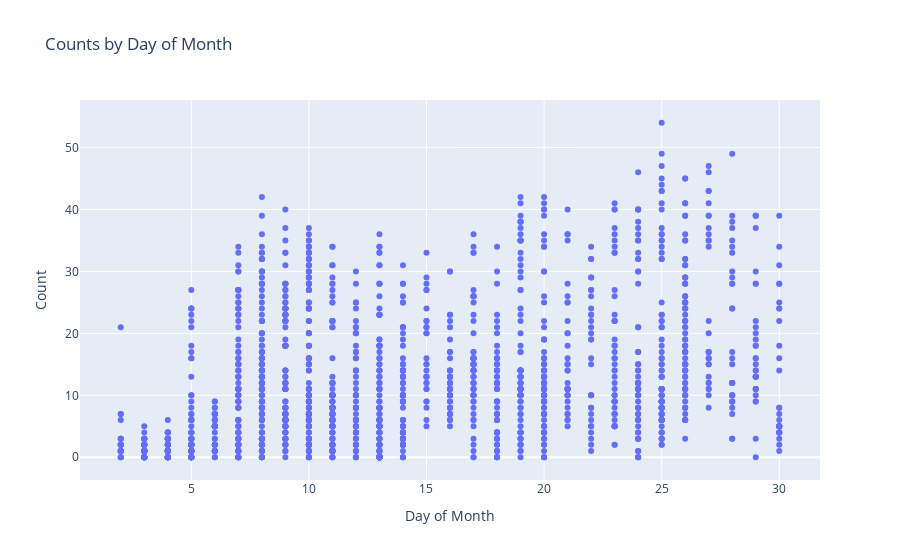

Notebook cell for this chart:
### Code cell
# Counts by Day of Month
fig = go.Figure()
fig.add_trace(
    go.Scatter(
        x=data_df["day"],
        y=data_df["car_count"],
        mode="markers",
        name="Counts by Day of Month",
    )
)
fig.update_layout(
    title_text="Counts by Day of Month", xaxis_title="Day of Month", yaxis_title="Count"
)
fig.show()

### Figure 1 — Plotly figure (JSON) as saved in the notebook; plotly's stock layout.template omitted (floating-point values rounded to 4 significant figures; data arrays with more than 128 entries replaced by an {"elided": "..."} marker saying what was removed)
{"data": [{"mode": "markers", "name": "Counts by Day of Month", "type": "scatter", "x": {"elided": "1831 int values"}, "y": {"elided": "1831 int values"}}], "layout": {"title": {"text": "Counts by Day of Month"}, "xaxis": {"title": {"text": "Day of Month"}}, "yaxis": {"title": {"text": "Count"}}}}
